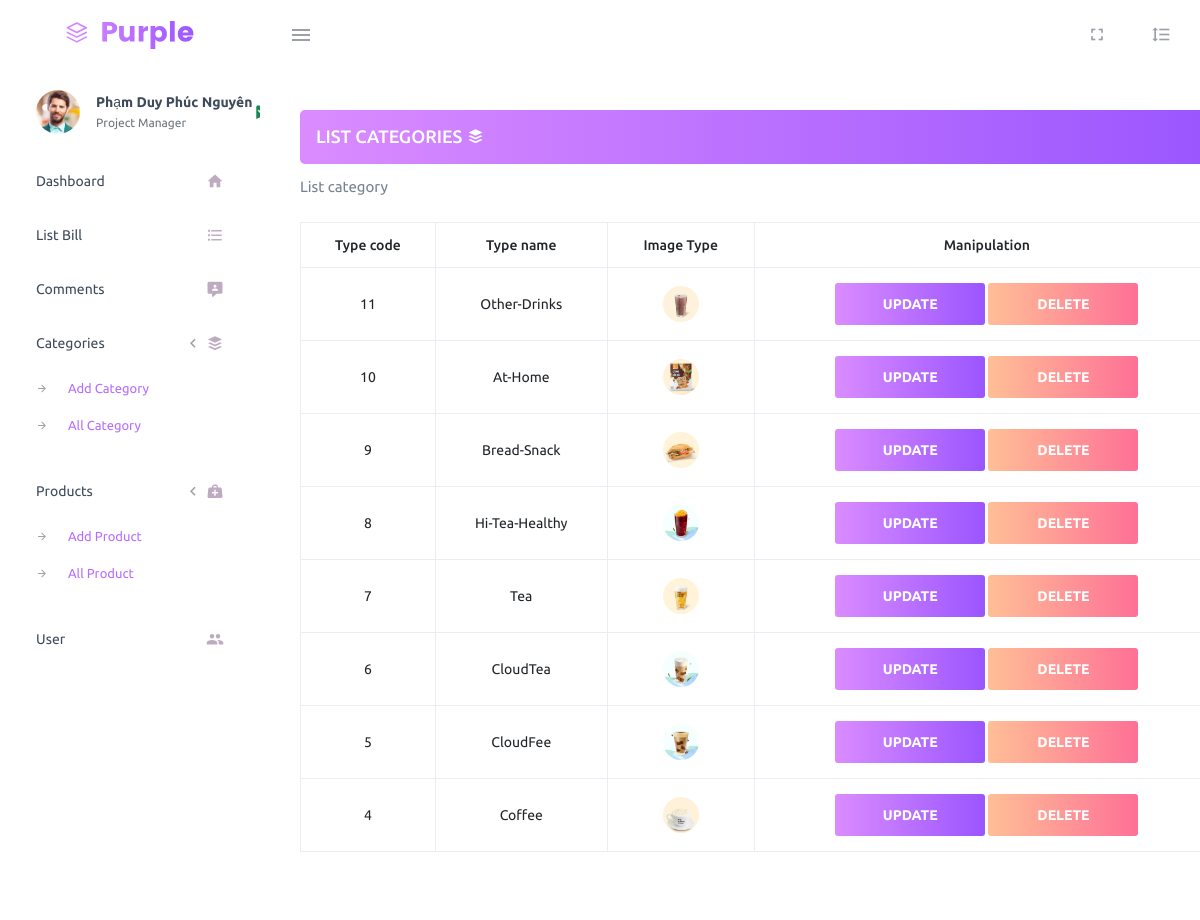
The page /PurpleAdmin-Free-Admin-Template-master/index.php?act=list_category on the database its author committed.
### tables this page shows
CREATE TABLE `categories` (
  `id` int(10) NOT NULL,
  `name_ct` varchar(222) NOT NULL,
  `image_ct` varchar(222) NOT NULL
);

### model/pdo.php (called while the page is built, shortened)
<?php
function pdo_get_connection(){
    $dburl = "mysql:host=localhost;dbname=duanone;charset=utf8";
    $username = 'root';
    $password = '';
    $conn = new PDO($dburl, $username, $password);
    $conn->setAttribute(PDO::ATTR_ERRMODE, PDO::ERRMODE_EXCEPTION);
    return $conn;
}
function pdo_query($sql){
    $sql_args = array_slice(func_get_args(), 1);
    try{
        $conn = pdo_get_connection();
        $stmt = $conn->prepare($sql);
        $stmt->execute($sql_args);
        $rows = $stmt->fetchAll();
        return $rows;
    }
    catch(PDOException $e){
        throw $e;
    }
    finally{
        unset($conn);
    }
}

### model/category.php (called while the page is built, shortened)
<?php
function loadall_category(){
    $sql ="select * from categories order by id desc";
    $listcategory = pdo_query($sql);
    return $listcategory;
}
?>

### PurpleAdmin-Free-Admin-Template-master/pages/category/list_category.php (the view, shortened to what this page needs)
<div class="col-lg-10 grid-margin stretch-card">
  <div class="card">
    <div class="card-body">
      <h4 class="card-title text-uppercase bg-gradient-primary p-3 text-white rounded-3">List categories <i class="mdi mdi-buffer menu-icon"></i></h4>
      <p class="card-description"> List category
      </p>
      <div class="table-responsive">
        <table class="table  table-bordered">
          <thead>
            <tr>
              <th class="text-center">Type code</th>
              <th class="text-center">Type name</th>
              <th class="text-center">Image Type</th>
              <th class="text-center">Manipulation</th>
            </tr>
          </thead>
          <tbody>
            <?php
            foreach ($list_category as $category) {
              extract($category);
              $delete_category = "index.php?act=delete_category&id=" . $category['id'];
              $update_category = "index.php?act=update_category&id=" . $category['id'];
              $imagepath = "../upload/" . $category['image_ct'];
              if (is_file($imagepath)) {
                $image = "<img src='" . $imagepath . "' width='100' heigth ='80'>";
              } else {
                $image = "no photo";
              }
              echo '
                            <tr>
                            <td  class="text-center">' . $category['id'] . '</td>
                            <td  class="text-center">' . $category['name_ct'] . '</td>
                            <td  class="text-center">' . $image . '</td>
                            <td  class="text-center"><a href="' . $update_category . '" class="btn btn-gradient-primary btn-fw text-uppercase">update</a> <a href="' . $delete_category . '" class="btn btn-gradient-danger btn-fw text-uppercase">delete</a></td>
                        </tr>
                            ';
            }
            ?>
          </tbody>
        </table>
      </div>
    </div>
  </div>
</div>
</div>
</body>
</html>

### rows shown on the page
categories: id "11", name_ct "Other-Drinks", image_ct (picture)
categories: id "10", name_ct "At-Home", image_ct (picture)
categories: id "9", name_ct "Bread-Snack", image_ct (picture)
categories: id "8", name_ct "Hi-Tea-Healthy", image_ct (picture)
categories: id "7", name_ct "Tea", image_ct (picture)
categories: id "6", name_ct "CloudTea", image_ct (picture)
categories: id "5", name_ct "CloudFee", image_ct (picture)
categories: id "4", name_ct "Coffee", image_ct (picture)
